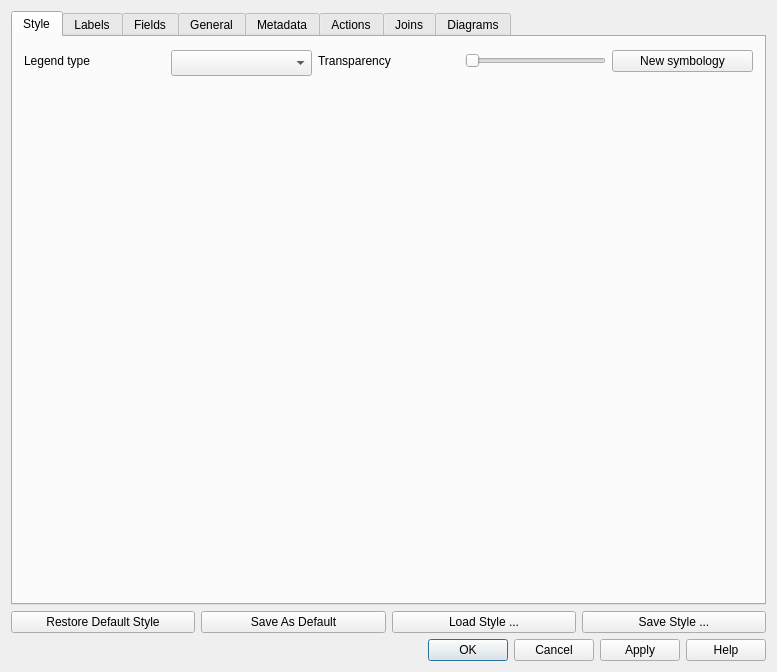
<?xml version="1.0" encoding="UTF-8"?>
<ui version="4.0">
 <class>QgsVectorLayerPropertiesBase</class>
 <widget class="QDialog" name="QgsVectorLayerPropertiesBase">
  <property name="geometry">
   <rect>
    <x>0</x>
    <y>0</y>
    <width>777</width>
    <height>672</height>
   </rect>
  </property>
  <property name="windowTitle">
   <string>Layer Properties</string>
  </property>
  <property name="windowIcon">
   <iconset resource="../../images/images.qrc">
    <normaloff>:/images/icons/qgis-icon-16x16.png</normaloff>:/images/icons/qgis-icon-16x16.png</iconset>
  </property>
  <property name="modal">
   <bool>true</bool>
  </property>
  <layout class="QGridLayout" name="gridLayout">
   <item row="1" column="0">
    <layout class="QHBoxLayout" name="horizontalLayout">
     <item>
      <widget class="QPushButton" name="pbnLoadDefaultStyle">
       <property name="text">
        <string>Restore Default Style</string>
       </property>
      </widget>
     </item>
     <item>
      <widget class="QPushButton" name="pbnSaveDefaultStyle">
       <property name="text">
        <string>Save As Default</string>
       </property>
      </widget>
     </item>
     <item>
      <widget class="QPushButton" name="pbnLoadStyle">
       <property name="text">
        <string>Load Style ...</string>
       </property>
      </widget>
     </item>
     <item>
      <widget class="QPushButton" name="pbnSaveStyleAs">
       <property name="text">
        <string>Save Style ...</string>
       </property>
      </widget>
     </item>
    </layout>
   </item>
   <item row="2" column="0">
    <widget class="QDialogButtonBox" name="buttonBox">
     <property name="orientation">
      <enum>Qt::Horizontal</enum>
     </property>
     <property name="standardButtons">
      <set>QDialogButtonBox::Apply|QDialogButtonBox::Cancel|QDialogButtonBox::Help|QDialogButtonBox::Ok</set>
     </property>
    </widget>
   </item>
   <item row="0" column="0">
    <widget class="QTabWidget" name="tabWidget">
     <property name="currentIndex">
      <number>0</number>
     </property>
     <property name="iconSize">
      <size>
       <width>22</width>
       <height>22</height>
      </size>
     </property>
     <widget class="QWidget" name="tabWidgetPage1">
      <attribute name="icon">
       <iconset resource="../../images/images.qrc">
        <normaloff>:/images/themes/default/propertyicons/symbology.png</normaloff>:/images/themes/default/propertyicons/symbology.png</iconset>
      </attribute>
      <attribute name="title">
       <string>Style</string>
      </attribute>
      <layout class="QGridLayout" name="gridLayout_4">
       <item row="0" column="0">
        <widget class="QLabel" name="legendtypelabel">
         <property name="sizePolicy">
          <sizepolicy hsizetype="Minimum" vsizetype="Preferred">
           <horstretch>0</horstretch>
           <verstretch>0</verstretch>
          </sizepolicy>
         </property>
         <property name="maximumSize">
          <size>
           <width>32767</width>
           <height>22</height>
          </size>
         </property>
         <property name="text">
          <string>Legend type</string>
         </property>
        </widget>
       </item>
       <item row="0" column="1">
        <widget class="QComboBox" name="legendtypecombobox">
         <property name="sizePolicy">
          <sizepolicy hsizetype="Maximum" vsizetype="Fixed">
           <horstretch>0</horstretch>
           <verstretch>0</verstretch>
          </sizepolicy>
         </property>
         <property name="minimumSize">
          <size>
           <width>0</width>
           <height>26</height>
          </size>
         </property>
         <property name="maximumSize">
          <size>
           <width>32767</width>
           <height>22</height>
          </size>
         </property>
        </widget>
       </item>
       <item row="0" column="2">
        <widget class="QLabel" name="lblTransparencyPercent">
         <property name="sizePolicy">
          <sizepolicy hsizetype="Minimum" vsizetype="Preferred">
           <horstretch>0</horstretch>
           <verstretch>0</verstretch>
          </sizepolicy>
         </property>
         <property name="text">
          <string>Transparency</string>
         </property>
        </widget>
       </item>
       <item row="0" column="3">
        <widget class="QSlider" name="sliderTransparency">
         <property name="sizePolicy">
          <sizepolicy hsizetype="Minimum" vsizetype="Fixed">
           <horstretch>0</horstretch>
           <verstretch>0</verstretch>
          </sizepolicy>
         </property>
         <property name="maximum">
          <number>255</number>
         </property>
         <property name="value">
          <number>0</number>
         </property>
         <property name="orientation">
          <enum>Qt::Horizontal</enum>
         </property>
        </widget>
       </item>
       <item row="1" column="0" colspan="5">
        <widget class="QStackedWidget" name="widgetStackRenderers">
         <property name="sizePolicy">
          <sizepolicy hsizetype="Expanding" vsizetype="Expanding">
           <horstretch>0</horstretch>
           <verstretch>0</verstretch>
          </sizepolicy>
         </property>
         <property name="frameShape">
          <enum>QFrame::NoFrame</enum>
         </property>
         <property name="frameShadow">
          <enum>QFrame::Sunken</enum>
         </property>
         <property name="currentIndex">
          <number>0</number>
         </property>
         <widget class="QWidget" name="page"/>
         <widget class="QWidget" name="page_2"/>
        </widget>
       </item>
       <item row="0" column="4">
        <widget class="QPushButton" name="btnUseNewSymbology">
         <property name="text">
          <string>New symbology</string>
         </property>
        </widget>
       </item>
      </layout>
     </widget>
     <widget class="QWidget" name="tabWidgetPage2">
      <attribute name="icon">
       <iconset resource="../../images/images.qrc">
        <normaloff>:/images/themes/default/propertyicons/labels.png</normaloff>:/images/themes/default/propertyicons/labels.png</iconset>
      </attribute>
      <attribute name="title">
       <string>Labels</string>
      </attribute>
      <layout class="QGridLayout" name="gridLayout_5">
       <item row="0" column="0">
        <widget class="QCheckBox" name="labelCheckBox">
         <property name="sizePolicy">
          <sizepolicy hsizetype="Expanding" vsizetype="Fixed">
           <horstretch>0</horstretch>
           <verstretch>0</verstretch>
          </sizepolicy>
         </property>
         <property name="text">
          <string>Display labels</string>
         </property>
        </widget>
       </item>
       <item row="1" column="0">
        <widget class="QFrame" name="labelOptionsFrame">
         <property name="enabled">
          <bool>false</bool>
         </property>
         <property name="sizePolicy">
          <sizepolicy hsizetype="Expanding" vsizetype="Expanding">
           <horstretch>0</horstretch>
           <verstretch>0</verstretch>
          </sizepolicy>
         </property>
         <property name="frameShape">
          <enum>QFrame::NoFrame</enum>
         </property>
         <property name="frameShadow">
          <enum>QFrame::Plain</enum>
         </property>
        </widget>
       </item>
      </layout>
     </widget>
     <widget class="QWidget" name="tabWidgetPage3">
      <attribute name="icon">
       <iconset resource="../../images/images.qrc">
        <normaloff>:/images/themes/default/propertyicons/attributes.png</normaloff>:/images/themes/default/propertyicons/attributes.png</iconset>
      </attribute>
      <attribute name="title">
       <string>Fields</string>
      </attribute>
      <layout class="QGridLayout" name="gridLayout_6">
       <item row="0" column="0">
        <widget class="QToolButton" name="mAddAttributeButton">
         <property name="sizePolicy">
          <sizepolicy hsizetype="Fixed" vsizetype="Fixed">
           <horstretch>0</horstretch>
           <verstretch>0</verstretch>
          </sizepolicy>
         </property>
         <property name="toolTip">
          <string>New column</string>
         </property>
         <property name="text">
          <string/>
         </property>
         <property name="icon">
          <iconset>
           <normaloff>../../../../../.designer/xpm/new_attribute.png</normaloff>../../../../../.designer/xpm/new_attribute.png</iconset>
         </property>
         <property name="shortcut">
          <string>Ctrl+N</string>
         </property>
        </widget>
       </item>
       <item row="0" column="1">
        <widget class="QToolButton" name="mDeleteAttributeButton">
         <property name="toolTip">
          <string>Delete column</string>
         </property>
         <property name="text">
          <string/>
         </property>
         <property name="icon">
          <iconset>
           <normaloff>../../../../../.designer/xpm/delete_attribute.png</normaloff>../../../../../.designer/xpm/delete_attribute.png</iconset>
         </property>
         <property name="shortcut">
          <string>Ctrl+X</string>
         </property>
        </widget>
       </item>
       <item row="0" column="2">
        <widget class="QToolButton" name="mToggleEditingButton">
         <property name="toolTip">
          <string>Toggle editing mode</string>
         </property>
         <property name="whatsThis">
          <string>Click to toggle table editing</string>
         </property>
         <property name="text">
          <string/>
         </property>
         <property name="checkable">
          <bool>true</bool>
         </property>
        </widget>
       </item>
       <item row="0" column="3">
        <widget class="QToolButton" name="mCalculateFieldButton">
         <property name="toolTip">
          <string>Field calculator</string>
         </property>
         <property name="whatsThis">
          <string>Click to toggle table editing</string>
         </property>
         <property name="text">
          <string/>
         </property>
         <property name="checkable">
          <bool>false</bool>
         </property>
        </widget>
       </item>
       <item row="0" column="4">
        <spacer>
         <property name="orientation">
          <enum>Qt::Horizontal</enum>
         </property>
         <property name="sizeHint" stdset="0">
          <size>
           <width>658</width>
           <height>19</height>
          </size>
         </property>
        </spacer>
       </item>
       <item row="1" column="0" colspan="5">
        <widget class="QTableWidget" name="tblAttributes">
         <property name="sizePolicy">
          <sizepolicy hsizetype="Expanding" vsizetype="Expanding">
           <horstretch>0</horstretch>
           <verstretch>0</verstretch>
          </sizepolicy>
         </property>
         <property name="minimumSize">
          <size>
           <width>256</width>
           <height>0</height>
          </size>
         </property>
         <property name="sortingEnabled">
          <bool>false</bool>
         </property>
        </widget>
       </item>
      </layout>
     </widget>
     <widget class="QWidget" name="tabWidgetPage4">
      <attribute name="icon">
       <iconset resource="../../images/images.qrc">
        <normaloff>:/images/themes/default/propertyicons/general.png</normaloff>:/images/themes/default/propertyicons/general.png</iconset>
      </attribute>
      <attribute name="title">
       <string>General</string>
      </attribute>
      <layout class="QGridLayout" name="gridLayout_7">
       <property name="margin">
        <number>0</number>
       </property>
       <item row="0" column="0">
        <widget class="QScrollArea" name="scrollArea_2">
         <property name="frameShape">
          <enum>QFrame::NoFrame</enum>
         </property>
         <property name="frameShadow">
          <enum>QFrame::Plain</enum>
         </property>
         <property name="widgetResizable">
          <bool>true</bool>
         </property>
         <widget class="QWidget" name="scrollAreaWidgetContents_2">
          <property name="geometry">
           <rect>
            <x>0</x>
            <y>0</y>
            <width>755</width>
            <height>542</height>
           </rect>
          </property>
          <layout class="QGridLayout" name="gridLayout_3">
           <item row="0" column="0">
            <widget class="QGroupBox" name="indexGroupBox">
             <property name="title">
              <string>Options</string>
             </property>
             <layout class="QGridLayout" name="gridLayout_2">
              <item row="0" column="0">
               <widget class="QLabel" name="textLabel3">
                <property name="text">
                 <string>Display name</string>
                </property>
               </widget>
              </item>
              <item row="0" column="1">
               <widget class="QLineEdit" name="txtDisplayName"/>
              </item>
              <item row="0" column="2">
               <widget class="QLabel" name="textLabel2">
                <property name="toolTip">
                 <string>Display field for the Identify Results dialog box</string>
                </property>
                <property name="whatsThis">
                 <string>This sets the display field for the Identify Results dialog box</string>
                </property>
                <property name="text">
                 <string>Display field</string>
                </property>
               </widget>
              </item>
              <item row="0" column="3">
               <widget class="QComboBox" name="displayFieldComboBox">
                <property name="whatsThis">
                 <string>Use this control to set which field is placed at the top level of the Identify Results dialog box.</string>
                </property>
               </widget>
              </item>
              <item row="1" column="0">
               <widget class="QLabel" name="label">
                <property name="text">
                 <string>Edit UI</string>
                </property>
               </widget>
              </item>
              <item row="1" column="1" colspan="2">
               <layout class="QHBoxLayout" name="horizontalLayout_2">
                <item>
                 <widget class="QLineEdit" name="leEditForm"/>
                </item>
                <item>
                 <widget class="QToolButton" name="pbnSelectEditForm">
                  <property name="text">
                   <string>...</string>
                  </property>
                 </widget>
                </item>
               </layout>
              </item>
              <item row="1" column="3">
               <widget class="QPushButton" name="pbnIndex">
                <property name="text">
                 <string>Create Spatial Index</string>
                </property>
               </widget>
              </item>
              <item row="3" column="0" colspan="3">
               <widget class="QLineEdit" name="leSpatialRefSys">
                <property name="readOnly">
                 <bool>true</bool>
                </property>
               </widget>
              </item>
              <item row="2" column="1" colspan="3">
               <widget class="QLineEdit" name="leEditFormInit"/>
              </item>
              <item row="2" column="0">
               <widget class="QLabel" name="label_3">
                <property name="text">
                 <string>Init function</string>
                </property>
               </widget>
              </item>
              <item row="3" column="3">
               <widget class="QPushButton" name="pbnChangeSpatialRefSys">
                <property name="toolTip">
                 <string>Specify the coordinate reference system of the layer's geometry.</string>
                </property>
                <property name="whatsThis">
                 <string>Specify the coordinate reference system of the layer's geometry.</string>
                </property>
                <property name="text">
                 <string>Specify CRS</string>
                </property>
               </widget>
              </item>
             </layout>
            </widget>
           </item>
           <item row="1" column="0">
            <widget class="QGroupBox" name="chkUseScaleDependentRendering">
             <property name="title">
              <string>Use scale dependent rendering</string>
             </property>
             <property name="checkable">
              <bool>true</bool>
             </property>
             <layout class="QGridLayout">
              <property name="margin">
               <number>11</number>
              </property>
              <item row="0" column="2">
               <widget class="QLabel" name="textLabel1_2_2">
                <property name="text">
                 <string>Maximum</string>
                </property>
               </widget>
              </item>
              <item row="0" column="0">
               <widget class="QLabel" name="textLabel1">
                <property name="text">
                 <string>Minimum</string>
                </property>
               </widget>
              </item>
              <item row="0" column="1">
               <widget class="QLineEdit" name="leMinimumScale"/>
              </item>
              <item row="0" column="3">
               <widget class="QLineEdit" name="leMaximumScale"/>
              </item>
             </layout>
            </widget>
           </item>
           <item row="3" column="0">
            <widget class="QGroupBox" name="grpSubset">
             <property name="title">
              <string>Subset</string>
             </property>
             <layout class="QGridLayout">
              <property name="margin">
               <number>11</number>
              </property>
              <item row="0" column="0" colspan="2">
               <widget class="QTextEdit" name="txtSubsetSQL">
                <property name="enabled">
                 <bool>false</bool>
                </property>
                <property name="acceptDrops">
                 <bool>false</bool>
                </property>
                <property name="acceptRichText">
                 <bool>false</bool>
                </property>
               </widget>
              </item>
              <item row="1" column="0">
               <spacer>
                <property name="orientation">
                 <enum>Qt::Horizontal</enum>
                </property>
                <property name="sizeType">
                 <enum>QSizePolicy::Expanding</enum>
                </property>
                <property name="sizeHint" stdset="0">
                 <size>
                  <width>480</width>
                  <height>21</height>
                 </size>
                </property>
               </spacer>
              </item>
              <item row="1" column="1">
               <widget class="QPushButton" name="pbnQueryBuilder">
                <property name="text">
                 <string>Query Builder</string>
                </property>
               </widget>
              </item>
             </layout>
            </widget>
           </item>
           <item row="2" column="0">
            <widget class="QGroupBox" name="grpProviderOptions">
             <property name="title">
              <string>Provider-specific options</string>
             </property>
             <layout class="QFormLayout" name="formLayout">
              <item row="0" column="0">
               <widget class="QLabel" name="label_2">
                <property name="text">
                 <string>Encoding</string>
                </property>
               </widget>
              </item>
              <item row="0" column="1">
               <widget class="QComboBox" name="cboProviderEncoding"/>
              </item>
             </layout>
            </widget>
           </item>
          </layout>
         </widget>
        </widget>
       </item>
      </layout>
     </widget>
     <widget class="QWidget" name="tabWidgetPage5">
      <attribute name="icon">
       <iconset resource="../../images/images.qrc">
        <normaloff>:/images/themes/default/propertyicons/metadata.png</normaloff>:/images/themes/default/propertyicons/metadata.png</iconset>
      </attribute>
      <attribute name="title">
       <string>Metadata</string>
      </attribute>
      <layout class="QGridLayout" name="gridLayout_8">
       <item row="0" column="0">
        <widget class="QTextEdit" name="teMetadata">
         <property name="lineWidth">
          <number>2</number>
         </property>
         <property name="readOnly">
          <bool>true</bool>
         </property>
        </widget>
       </item>
      </layout>
     </widget>
     <widget class="QWidget" name="tabWidgetPage6">
      <attribute name="icon">
       <iconset resource="../../images/images.qrc">
        <normaloff>:/images/themes/default/propertyicons/action.png</normaloff>:/images/themes/default/propertyicons/action.png</iconset>
      </attribute>
      <attribute name="title">
       <string>Actions</string>
      </attribute>
      <layout class="QGridLayout" name="gridLayout_9">
       <item row="0" column="0">
        <widget class="QFrame" name="actionOptionsFrame">
         <property name="sizePolicy">
          <sizepolicy hsizetype="Expanding" vsizetype="Expanding">
           <horstretch>0</horstretch>
           <verstretch>0</verstretch>
          </sizepolicy>
         </property>
         <property name="frameShape">
          <enum>QFrame::NoFrame</enum>
         </property>
         <property name="frameShadow">
          <enum>QFrame::Raised</enum>
         </property>
        </widget>
       </item>
      </layout>
     </widget>
     <widget class="QWidget" name="mJoinPage">
      <attribute name="icon">
       <iconset resource="../../images/images.qrc">
        <normaloff>:/images/themes/default/propertyicons/join.png</normaloff>:/images/themes/default/propertyicons/join.png</iconset>
      </attribute>
      <attribute name="title">
       <string>Joins</string>
      </attribute>
      <layout class="QGridLayout" name="gridLayout_10">
       <item row="0" column="0">
        <widget class="QPushButton" name="mButtonAddJoin">
         <property name="text">
          <string/>
         </property>
         <property name="icon">
          <iconset resource="../../images/images.qrc">
           <normaloff>:/images/themes/default/symbologyAdd.png</normaloff>:/images/themes/default/symbologyAdd.png</iconset>
         </property>
        </widget>
       </item>
       <item row="0" column="1">
        <widget class="QPushButton" name="mButtonRemoveJoin">
         <property name="text">
          <string/>
         </property>
         <property name="icon">
          <iconset resource="../../images/images.qrc">
           <normaloff>:/images/themes/default/symbologyRemove.png</normaloff>:/images/themes/default/symbologyRemove.png</iconset>
         </property>
        </widget>
       </item>
       <item row="0" column="2">
        <spacer name="horizontalSpacer">
         <property name="orientation">
          <enum>Qt::Horizontal</enum>
         </property>
         <property name="sizeHint" stdset="0">
          <size>
           <width>354</width>
           <height>23</height>
          </size>
         </property>
        </spacer>
       </item>
       <item row="1" column="0" colspan="3">
        <widget class="QTreeWidget" name="mJoinTreeWidget">
         <property name="columnCount">
          <number>3</number>
         </property>
         <column>
          <property name="text">
           <string>Join layer</string>
          </property>
         </column>
         <column>
          <property name="text">
           <string>Join field</string>
          </property>
         </column>
         <column>
          <property name="text">
           <string>Target field</string>
          </property>
         </column>
        </widget>
       </item>
      </layout>
     </widget>
     <widget class="QWidget" name="mDiagramPage">
      <attribute name="icon">
       <iconset resource="../../images/images.qrc">
        <normaloff>:/images/themes/default/propertyicons/diagram.png</normaloff>:/images/themes/default/propertyicons/diagram.png</iconset>
      </attribute>
      <attribute name="title">
       <string>Diagrams</string>
      </attribute>
      <layout class="QGridLayout" name="gridLayout_14">
       <item row="0" column="0" colspan="2">
        <widget class="QCheckBox" name="mDisplayDiagramsCheckBox">
         <property name="text">
          <string>Display diagrams</string>
         </property>
        </widget>
       </item>
       <item row="0" column="2">
        <layout class="QHBoxLayout" name="_2">
         <property name="spacing">
          <number>6</number>
         </property>
         <property name="margin">
          <number>0</number>
         </property>
         <item>
          <widget class="QLabel" name="mTypeLabel">
           <property name="text">
            <string>Diagram type</string>
           </property>
          </widget>
         </item>
         <item>
          <widget class="QComboBox" name="mDiagramTypeComboBox"/>
         </item>
        </layout>
       </item>
       <item row="0" column="3" colspan="3">
        <layout class="QHBoxLayout" name="horizontalLayout_4">
         <item>
          <widget class="QLabel" name="mPriorityLabel">
           <property name="text">
            <string>Priority:</string>
           </property>
          </widget>
         </item>
         <item>
          <widget class="QLabel" name="mPriorityLowLabel">
           <property name="text">
            <string>Low</string>
           </property>
          </widget>
         </item>
         <item>
          <widget class="QSlider" name="mPrioritySlider">
           <property name="maximum">
            <number>10</number>
           </property>
           <property name="orientation">
            <enum>Qt::Horizontal</enum>
           </property>
           <property name="invertedAppearance">
            <bool>false</bool>
           </property>
           <property name="invertedControls">
            <bool>false</bool>
           </property>
           <property name="tickPosition">
            <enum>QSlider::TicksBelow</enum>
           </property>
           <property name="tickInterval">
            <number>1</number>
           </property>
          </widget>
         </item>
         <item>
          <widget class="QLabel" name="mPriorityHighLabel">
           <property name="text">
            <string>High</string>
           </property>
          </widget>
         </item>
        </layout>
       </item>
       <item row="1" column="0" colspan="6">
        <widget class="QGroupBox" name="mAppearanceGroupBox">
         <property name="title">
          <string>Appearance</string>
         </property>
         <layout class="QGridLayout" name="gridLayout_13">
          <item row="1" column="1">
           <layout class="QHBoxLayout" name="horizontalLayout_11">
            <item>
             <widget class="QLabel" name="mPenColorLabel">
              <property name="text">
               <string>Pen color</string>
              </property>
             </widget>
            </item>
            <item>
             <widget class="QgsColorButton" name="mDiagramPenColorButton">
              <property name="sizePolicy">
               <sizepolicy hsizetype="Minimum" vsizetype="Minimum">
                <horstretch>0</horstretch>
                <verstretch>0</verstretch>
               </sizepolicy>
              </property>
              <property name="minimumSize">
               <size>
                <width>25</width>
                <height>0</height>
               </size>
              </property>
              <property name="text">
               <string/>
              </property>
             </widget>
            </item>
           </layout>
          </item>
          <item row="1" column="2">
           <layout class="QHBoxLayout" name="horizontalLayout_16">
            <item>
             <widget class="QLabel" name="mPenWidthLabel">
              <property name="text">
               <string>Pen width</string>
              </property>
             </widget>
            </item>
            <item>
             <widget class="QDoubleSpinBox" name="mPenWidthSpinBox">
              <property name="decimals">
               <number>5</number>
              </property>
              <property name="maximum">
               <double>99999.990000000005239</double>
              </property>
             </widget>
            </item>
           </layout>
          </item>
          <item row="0" column="0" colspan="4">
           <layout class="QHBoxLayout" name="horizontalLayout_13">
            <item>
             <widget class="QCheckBox" name="mScaleDependentDiagramVisibilityCheckBox">
              <property name="text">
               <string>Scale dependent visibility</string>
              </property>
             </widget>
            </item>
            <item>
             <widget class="QLabel" name="mMinimumDiagramScaleLabel">
              <property name="text">
               <string>Minimum</string>
              </property>
             </widget>
            </item>
            <item>
             <widget class="QLineEdit" name="mMinimumDiagramScaleLineEdit"/>
            </item>
            <item>
             <widget class="QLabel" name="mMaximumDiagramScaleLabel">
              <property name="text">
               <string>Maximum</string>
              </property>
             </widget>
            </item>
            <item>
             <widget class="QLineEdit" name="mMaximumDiagramScaleLineEdit"/>
            </item>
           </layout>
          </item>
          <item row="1" column="0">
           <layout class="QHBoxLayout" name="horizontalLayout_8">
            <item>
             <layout class="QHBoxLayout" name="horizontalLayout_10">
              <item>
               <widget class="QLabel" name="mBackgroundColorLabel">
                <property name="text">
                 <string>Background color</string>
                </property>
               </widget>
              </item>
              <item>
               <widget class="QgsColorButton" name="mBackgroundColorButton">
                <property name="sizePolicy">
                 <sizepolicy hsizetype="Minimum" vsizetype="Minimum">
                  <horstretch>0</horstretch>
                  <verstretch>0</verstretch>
                 </sizepolicy>
                </property>
                <property name="minimumSize">
                 <size>
                  <width>25</width>
                  <height>0</height>
                 </size>
                </property>
                <property name="text">
                 <string/>
                </property>
               </widget>
              </item>
             </layout>
            </item>
           </layout>
          </item>
          <item row="1" column="3">
           <widget class="QPushButton" name="mDiagramFontButton">
            <property name="sizePolicy">
             <sizepolicy hsizetype="Fixed" vsizetype="Fixed">
              <horstretch>0</horstretch>
              <verstretch>0</verstretch>
             </sizepolicy>
            </property>
            <property name="text">
             <string>Font...</string>
            </property>
           </widget>
          </item>
         </layout>
        </widget>
       </item>
       <item row="2" column="0" colspan="6">
        <widget class="QGroupBox" name="mSizeGroupBox">
         <property name="title">
          <string>Size</string>
         </property>
         <layout class="QGridLayout" name="gridLayout_12">
          <item row="0" column="0">
           <widget class="QCheckBox" name="mFixedSizeCheckBox">
            <property name="text">
             <string>Fixed size</string>
            </property>
           </widget>
          </item>
          <item row="0" column="1">
           <widget class="QDoubleSpinBox" name="mDiagramSizeSpinBox">
            <property name="maximum">
             <double>9999999.990000000223517</double>
            </property>
           </widget>
          </item>
          <item row="0" column="3">
           <spacer name="horizontalSpacer_2">
            <property name="orientation">
             <enum>Qt::Horizontal</enum>
            </property>
            <property name="sizeHint" stdset="0">
             <size>
              <width>335</width>
              <height>20</height>
             </size>
            </property>
           </spacer>
          </item>
          <item row="1" column="0" colspan="4">
           <widget class="QLabel" name="mLinearlyScalingLabel">
            <property name="text">
             <string>Scale linearly between 0 and the following attribute value / diagram size:</string>
            </property>
            <property name="wordWrap">
             <bool>true</bool>
            </property>
           </widget>
          </item>
          <item row="2" column="0" colspan="4">
           <layout class="QHBoxLayout" name="mLinearlyScalingLayout">
            <item>
             <widget class="QLabel" name="mSizeAttributeLabel">
              <property name="text">
               <string>Attribute</string>
              </property>
             </widget>
            </item>
            <item>
             <widget class="QComboBox" name="mSizeAttributeComboBox"/>
            </item>
            <item>
             <widget class="QPushButton" name="mFindMaximumValueButton">
              <property name="text">
               <string>Find maximum value</string>
              </property>
             </widget>
            </item>
            <item>
             <widget class="QLineEdit" name="mValueLineEdit"/>
            </item>
            <item>
             <widget class="QLabel" name="mSizeLabel">
              <property name="text">
               <string>Size</string>
              </property>
             </widget>
            </item>
            <item>
             <widget class="QSpinBox" name="mSizeSpinBox">
              <property name="maximum">
               <number>10000000</number>
              </property>
             </widget>
            </item>
           </layout>
          </item>
          <item row="0" column="2">
           <layout class="QHBoxLayout" name="horizontalLayout_12">
            <item>
             <widget class="QLabel" name="mDiagramUnitsLabel">
              <property name="text">
               <string>Size units</string>
              </property>
             </widget>
            </item>
            <item>
             <widget class="QComboBox" name="mDiagramUnitComboBox"/>
            </item>
           </layout>
          </item>
         </layout>
        </widget>
       </item>
       <item row="3" column="0" colspan="6">
        <widget class="QGroupBox" name="mPlacementGroupBox">
         <property name="title">
          <string>Position</string>
         </property>
         <layout class="QGridLayout" name="gridLayout_11">
          <item row="0" column="0">
           <layout class="QHBoxLayout" name="horizontalLayout_7">
            <item>
             <widget class="QLabel" name="mPlacementLabel">
              <property name="text">
               <string>Placement</string>
              </property>
             </widget>
            </item>
            <item>
             <widget class="QComboBox" name="mPlacementComboBox"/>
            </item>
           </layout>
          </item>
          <item row="0" column="1">
           <layout class="QHBoxLayout" name="horizontalLayout_9">
            <item>
             <widget class="QLabel" name="mLineOptionsLabel">
              <property name="text">
               <string>Line Options</string>
              </property>
             </widget>
            </item>
            <item>
             <widget class="QComboBox" name="mLineOptionsComboBox"/>
            </item>
           </layout>
          </item>
          <item row="0" column="2">
           <layout class="QHBoxLayout" name="horizontalLayout_3">
            <item>
             <widget class="QLabel" name="mDiagramDistanceLabel">
              <property name="text">
               <string>Distance</string>
              </property>
             </widget>
            </item>
            <item>
             <widget class="QDoubleSpinBox" name="mDiagramDistanceSpinBox"/>
            </item>
           </layout>
          </item>
          <item row="1" column="0">
           <widget class="QLabel" name="mDataDefinedPositionLabel">
            <property name="text">
             <string>Data defined position</string>
            </property>
           </widget>
          </item>
          <item row="1" column="1">
           <layout class="QHBoxLayout" name="horizontalLayout_5">
            <item>
             <widget class="QLabel" name="mXPosColLabel">
              <property name="sizePolicy">
               <sizepolicy hsizetype="Fixed" vsizetype="Preferred">
                <horstretch>0</horstretch>
                <verstretch>0</verstretch>
               </sizepolicy>
              </property>
              <property name="text">
               <string>x</string>
              </property>
             </widget>
            </item>
            <item>
             <widget class="QComboBox" name="mDataDefinedXComboBox"/>
            </item>
           </layout>
          </item>
          <item row="1" column="2">
           <layout class="QHBoxLayout" name="horizontalLayout_6">
            <item>
             <widget class="QLabel" name="mYPosColLabel">
              <property name="sizePolicy">
               <sizepolicy hsizetype="Fixed" vsizetype="Preferred">
                <horstretch>0</horstretch>
                <verstretch>0</verstretch>
               </sizepolicy>
              </property>
              <property name="text">
               <string>y</string>
              </property>
             </widget>
            </item>
            <item>
             <widget class="QComboBox" name="mDataDefinedYComboBox"/>
            </item>
           </layout>
          </item>
         </layout>
        </widget>
       </item>
       <item row="4" column="0">
        <widget class="QLabel" name="mAttributesLabel">
         <property name="text">
          <string>Attributes</string>
         </property>
        </widget>
       </item>
       <item row="4" column="1" colspan="2">
        <widget class="QComboBox" name="mDiagramAttributesComboBox">
         <property name="sizePolicy">
          <sizepolicy hsizetype="Expanding" vsizetype="Fixed">
           <horstretch>0</horstretch>
           <verstretch>0</verstretch>
          </sizepolicy>
         </property>
        </widget>
       </item>
       <item row="4" column="3">
        <spacer name="horizontalSpacer_3">
         <property name="orientation">
          <enum>Qt::Horizontal</enum>
         </property>
         <property name="sizeHint" stdset="0">
          <size>
           <width>241</width>
           <height>23</height>
          </size>
         </property>
        </spacer>
       </item>
       <item row="4" column="4">
        <widget class="QPushButton" name="mRemoveCategoryPushButton">
         <property name="sizePolicy">
          <sizepolicy hsizetype="Fixed" vsizetype="Fixed">
           <horstretch>0</horstretch>
           <verstretch>0</verstretch>
          </sizepolicy>
         </property>
         <property name="text">
          <string/>
         </property>
         <property name="icon">
          <iconset resource="../../images/images.qrc">
           <normaloff>:/images/themes/default/symbologyRemove.png</normaloff>:/images/themes/default/symbologyRemove.png</iconset>
         </property>
        </widget>
       </item>
       <item row="4" column="5">
        <widget class="QPushButton" name="mAddCategoryPushButton">
         <property name="sizePolicy">
          <sizepolicy hsizetype="Fixed" vsizetype="Fixed">
           <horstretch>0</horstretch>
           <verstretch>0</verstretch>
          </sizepolicy>
         </property>
         <property name="text">
          <string/>
         </property>
         <property name="icon">
          <iconset resource="../../images/images.qrc">
           <normaloff>:/images/themes/default/symbologyAdd.png</normaloff>:/images/themes/default/symbologyAdd.png</iconset>
         </property>
        </widget>
       </item>
       <item row="5" column="0" colspan="6">
        <widget class="QTreeWidget" name="mDiagramAttributesTreeWidget">
         <property name="columnCount">
          <number>2</number>
         </property>
         <column>
          <property name="text">
           <string>Attribute</string>
          </property>
         </column>
         <column>
          <property name="text">
           <string>Color</string>
          </property>
         </column>
        </widget>
       </item>
      </layout>
     </widget>
    </widget>
   </item>
  </layout>
 </widget>
 <layoutdefault spacing="6" margin="11"/>
 <customwidgets>
  <customwidget>
   <class>QgsColorButton</class>
   <extends>QToolButton</extends>
   <header>qgscolorbutton.h</header>
  </customwidget>
 </customwidgets>
 <tabstops>
  <tabstop>txtDisplayName</tabstop>
  <tabstop>displayFieldComboBox</tabstop>
  <tabstop>leSpatialRefSys</tabstop>
  <tabstop>pbnIndex</tabstop>
  <tabstop>leMinimumScale</tabstop>
  <tabstop>leMaximumScale</tabstop>
  <tabstop>txtSubsetSQL</tabstop>
  <tabstop>pbnQueryBuilder</tabstop>
  <tabstop>buttonBox</tabstop>
 </tabstops>
 <resources>
  <include location="../../images/images.qrc"/>
 </resources>
 <connections/>
</ui>
